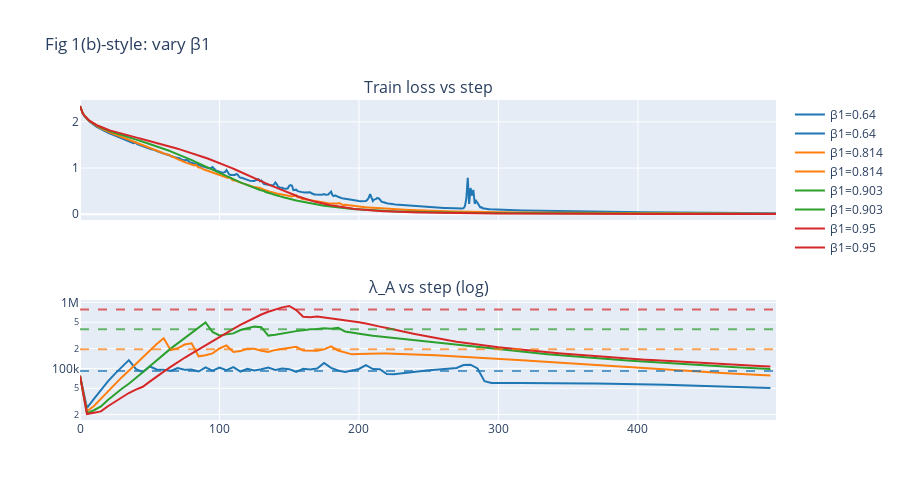

The notebook cell this image was saved under:
### Markdown cell above
### Fig 1(b): vary β1

### Code cell
betas_fig1b = [0.64, 0.814, 0.903, 0.95]
for b1 in betas_fig1b:
    run_experiment(f"fig1b_beta1_{b1}", lr=1e-4, beta1=b1, beta2=0.999, eps=1e-7, steps=500, sharpness_every=5)

fig = make_subplots(rows=2, cols=1, subplot_titles=("Train loss vs step", "λ_A vs step (log)"), shared_xaxes=True)
colors = ["#1f77b4", "#ff7f0e", "#2ca02c", "#d62728"]
for i, b1 in enumerate(betas_fig1b):
    try:
        df = pd.read_csv(OUTPUT_V2 / f"fig1b_beta1_{b1}" / "metrics.csv")
        d = df.dropna(subset=["lambda_A"])
        fig.add_trace(go.Scatter(x=df["step"], y=df["train_loss"], name=f"β1={b1}", line=dict(color=colors[i])), row=1, col=1)
        fig.add_trace(go.Scatter(x=d["step"], y=d["lambda_A"], name=f"β1={b1}", line=dict(color=colors[i]), yaxis="y2"), row=2, col=1)
        lim = lambda_lim(1e-4, b1)
        fig.add_hline(y=lim, line_dash="dash", line_color=colors[i], opacity=0.7, row=2, col=1)
    except Exception as e:
        print(f"Skip β1={b1}: {e}")
fig.update_yaxes(type="log", row=2, col=1)
fig.update_layout(height=500, title="Fig 1(b)-style: vary β1")
fig.show()
